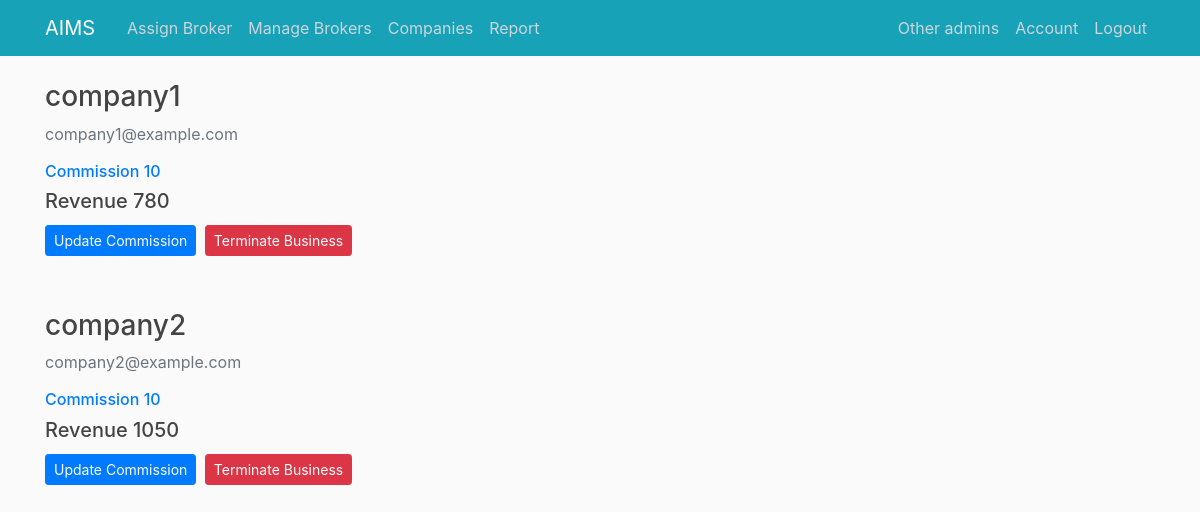
The app's page /viewcompanies (signed in), older data.
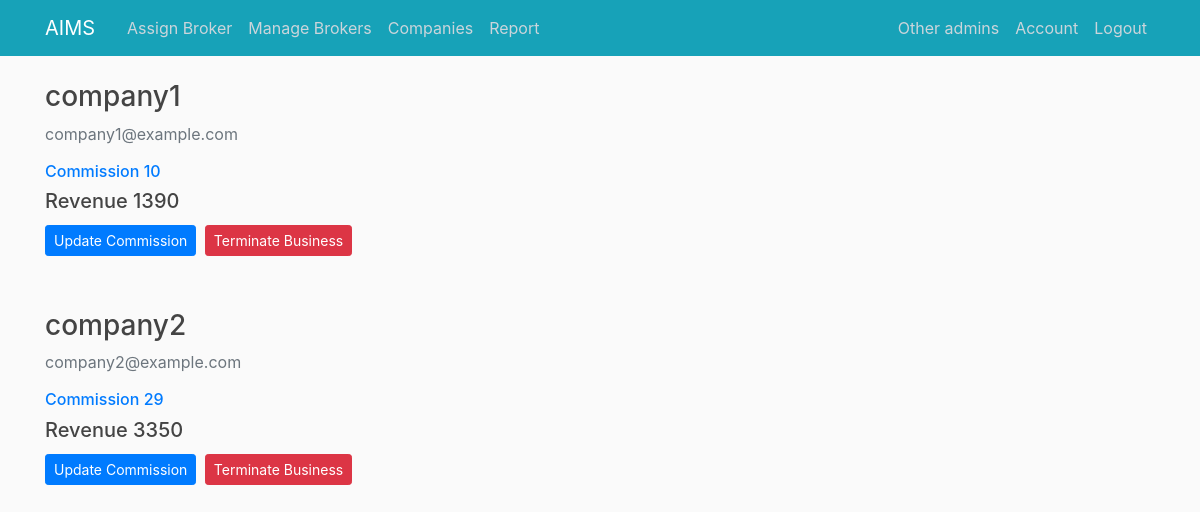
The same page, newer data.
### aims_/models.py (models this page shows, shortened)
class Company(db.Model, UserMixin):
    id = db.Column(db.Integer, primary_key=True)
    username = db.Column(db.String(20), unique=True, nullable=False)
    email = db.Column(db.String(120), unique=True, nullable=False)
    image_file = db.Column(db.String(20), nullable=False, default='default.png')
    password = db.Column(db.String(60), nullable=False)
    commission = db.Column(db.Integer,nullable=False,default = 10)
    revenue_generated = db.Column(db.Integer,nullable=False,default = 0)
    street = db.Column(db.String(120), nullable=False)
    phone = db.Column(db.String(20), nullable=False)
    invoices = db.relationship(
        'Invoice', backref='owner', cascade="all,delete", lazy=True)
    specializations = db.relationship('Specialization', backref='owners',cascade="all,delete", lazy=True)
    products = db.relationship(
        'Inventory', backref='product_owner', cascade="all,delete", lazy=True)

### aims_/routes.py (the view)
@app.route("/viewcompanies")
@login_required
def view_companies():
    if session['account_type']== 'admin':
        companies = Company.query.all()
        return render_template('view_companies.html', title='View Companies',companies = companies)
    abort(403)

### aims_/models.py (called while the page is built)
@login_manager.user_loader
def load_user(user_id):
    if 'account_type' in session:
        if session['account_type'] == 'broker':
            return Broker.query.get(int(user_id))
        elif session['account_type'] == 'admin':
            return Admin.query.get(int(user_id))
        elif session['account_type'] == 'company':
            return Company.query.get(int(user_id))
    return None

### aims_/templates/view_companies.html (shortened to what this page needs)
{% extends "layout.html" %}
{% block content %}
{% for company in companies %}
        <div class="media-body">
                <h3><a class="article-title">{{ company.username }}</a></h3>
                <p class="text-secondary">{{ company.email }}</p>
                <h6 class="text-primary">Commission {{ company.commission }}</h6>
                <h5 class="text-shadow">Revenue {{ company.revenue_generated }}</h5>
                <a class="btn btn-primary btn-sm mt-1 mb-1" href="{{ url_for('view_company_by_id', company_id=company.id) }}">Update Commission</a>
                <button type="button" class="btn btn-danger btn-sm m-1" data-toggle="modal" data-target="#deleteModal{{ company.id }}">Terminate Business</button>
        </div>
        <div class="col-md-9 mu-5 mb-5"></div>
{% endfor %}
{% endblock content %}

### aims_/templates/layout.html (shortened to what this page needs)
<!DOCTYPE html>
<html>
<head>
  <link rel="stylesheet" href="https://maxcdn.bootstrapcdn.com/bootstrap/4.0.0/css/bootstrap.min.css">
  <link rel="stylesheet" type="text/css" href="{{ url_for('static', filename='main.css') }}">
</head>
<body>
  <header class="site-header">
    <nav class="navbar navbar-expand-md navbar-dark bg-info fixed-top">
      <div class="container">
        <a class="navbar-brand mr-4" href="/">AIMS</a>
        <div class="collapse navbar-collapse" id="navbarToggle">
          <div class="navbar-nav mr-auto">
            {% if current_user.is_authenticated %}
              {% if session['account_type']=='broker' %}
                <a class="nav-item nav-link" href="{{ url_for('view_invoices') }}">Process</a>
              {% elif session['account_type']=='admin'%}
                <a class="nav-item nav-link" href="{{ url_for('view_invoices') }}">Assign Broker</a>
                <a class="nav-item nav-link" href="{{ url_for('view_brokers') }}">Manage Brokers</a>
                <a class="nav-item nav-link" href="{{ url_for('view_companies') }}">Companies</a>
                <a class="nav-item nav-link" href="{{ url_for('view_report') }}">Report</a>
              {% endif %}
            {% else %}
              <a class="nav-item nav-link" href="{{ url_for('home') }}">Home</a>
            {% endif %}
          </div>
          <div class="navbar-nav">
            {% if current_user.is_authenticated %}
            <a class="nav-item nav-link" href="{{ url_for('fellowdisp') }}">Other {{session['account_type']}}s</a>
            <a class="nav-item nav-link" href="{{ url_for('account',user_id = current_user.id) }}">Account</a>
            <a class="nav-item nav-link" href="{{ url_for('logout') }}">Logout</a>
            {% else %}
              <a class="nav-item nav-link" href="{{ url_for('login') }}">Login</a>
              <a class="nav-item nav-link" href="{{ url_for('register') }}">Register</a>
            {% endif %}
          </div>
        </div>
      </div>
    </nav>
  </header>
  <main role="main" class="container">
    <div class="row">
      <div class="col-md-8">
        {% block content %}
        {% endblock %}
      </div>
    </div>
  </main>
</body>
</html>

### aims_/static/main.css (style rules this page uses)
body { background: #fafafa; color: #333333; margin-top: 5rem; }
h1, h2, h3, h4, h5, h6 { color: #444444; }
.site-header .navbar-nav .nav-link { color: #cbd5db; }
.article-title { color: #444444; }

Row changes from the older to the newer data that the page shows:
changed Company "company1": revenue_generated "780" → "1390"
changed Company "company2": commission "10" → "29"; revenue_generated "1050" → "3350"
